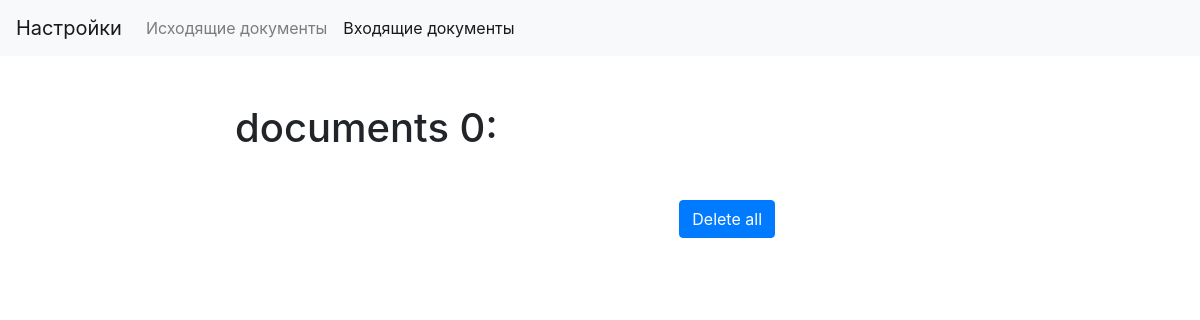
The app's page /docs/inbox/, older data.
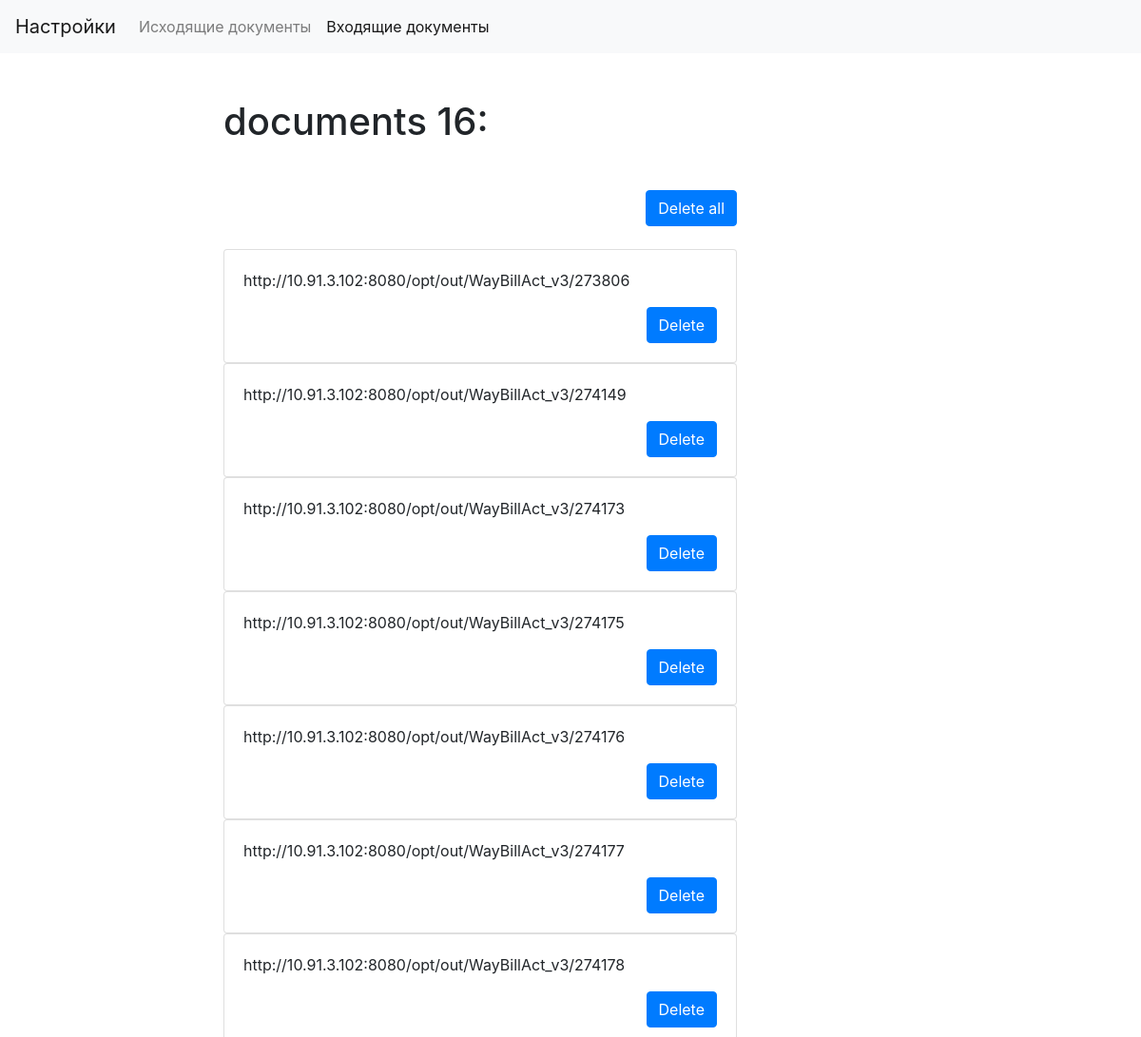
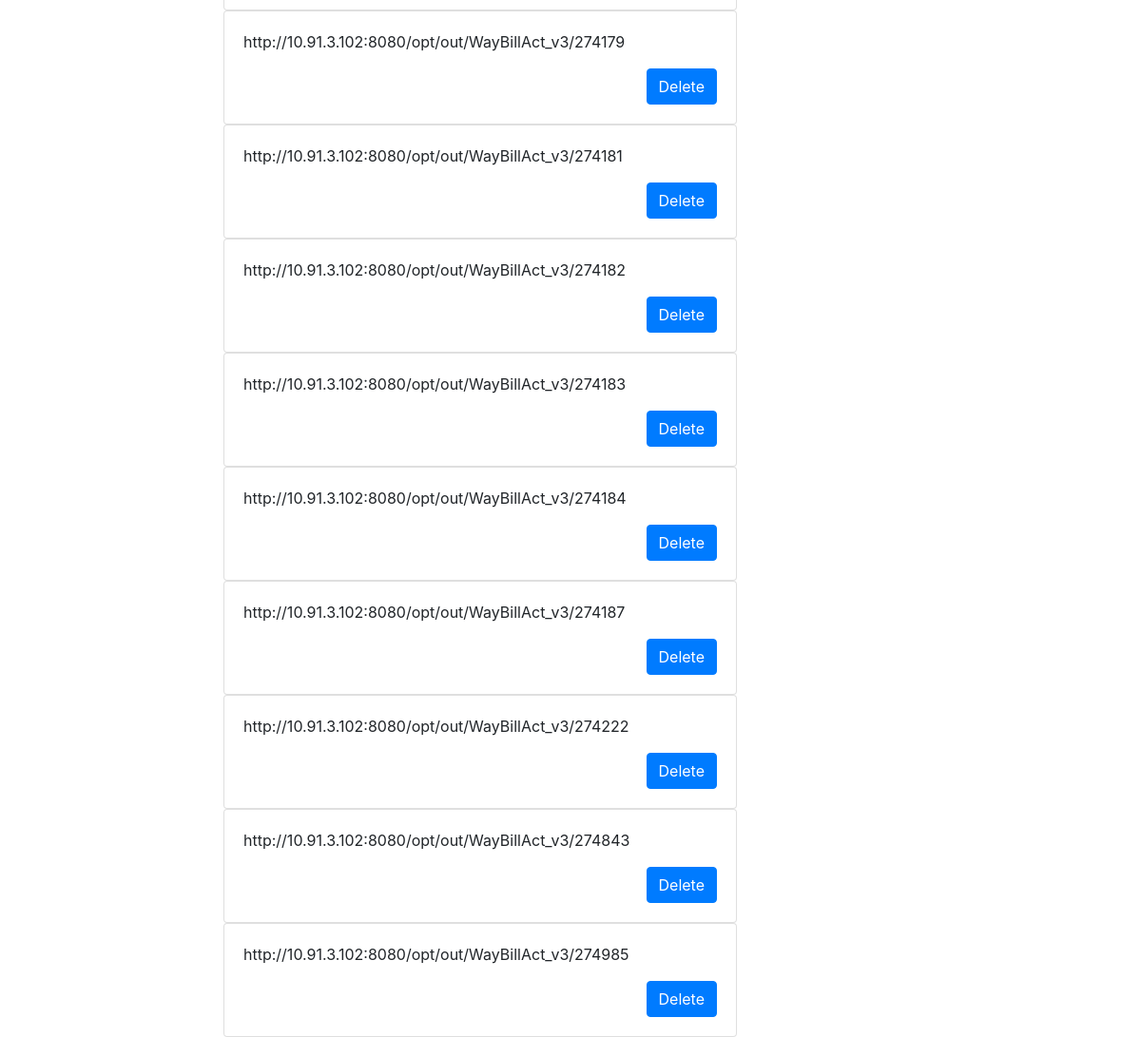
The same page, newer data (2 pictures, top to bottom).
### deleter/models.py (models this page shows)
class DocumentInboxing(models.Model):
    title = models.CharField(max_length=255)
    url = models.CharField(max_length=500)
    class Meta:
        verbose_name = 'Входящий документ'
        verbose_name_plural = 'Входящие документы'

### deleter/views.py (the view)
# urls.py: path('inbox/', InboxingDocsView.as_view(), name='inbox'),
class InboxingDocsView(ListView):
    template_name = 'docs_list.html'
    model = DocumentInboxing
    def dispatch(self, request, *args, **kwargs):
        self.sort_field = request.GET.get('sort_field')
        return super(InboxingDocsView, self).dispatch(request, *args, **kwargs)
    def get_queryset(self):
        queryset = DocumentInboxing.objects.all()
        return queryset

### deleter/templates/docs_list.html (shortened to what this page needs)
{% extends 'base.html' %}
{% block content %}
	<h1 class="mb-5">documents {{object_list.count}}:</h1>
	<div class="text-right">
		<a href="{{request.path}}removeall" class="btn btn-primary">Delete all</a> <br><br>
	</div>
		{% for doc in object_list %}
			{% include 'doc_card.html' %}
		{% endfor %}
{% endblock %}

### templates/base.html (shortened to what this page needs)
<!doctype html>
<html lang="en">
  <head>
    <link rel="stylesheet" href="https://stackpath.bootstrapcdn.com/bootstrap/4.3.1/css/bootstrap.min.css">
  </head>
  <body>
        <nav class="navbar navbar-expand-lg navbar-light bg-light">
                <a class="navbar-brand" href="{% url 'setting' %}">Настройки</a>
                <div class="collapse navbar-collapse" id="navbarNav">
                  <ul class="navbar-nav">
                    <li class="nav-item {% if request.path ==  '/docs/outbox/' %} active {%endif%}">
                      <a class="nav-link" href="{% url 'outbox' %}">Исходящие документы<span class="sr-only">(current)</span></a>
                    </li>
                    <li class="nav-item {% if request.path == '/docs/inbox/' %} active {%endif%}">
                      <a class="nav-link" href="{% url 'inbox' %}">Входящие документы<span class="sr-only">(current)</span></a>
                    </li>
                  </ul>
                </div>
              </nav>
              <div class="container mt-5">
                    <div class="row">
                        <div class="col-6 offset-md-2">
                            {% block content %}{% endblock %}
                        </div>
                    </div>
                </div>
  </body>
</html>

### deleter/templates/doc_card.html
<div class="card" >
  <div class="card-body text-right">
    <p class="card-text text-left">{{ doc.title }}</p>
    <a href="{{request.path}}remove/{{ doc.pk }}" class="btn btn-primary text-right">Delete</a>
  </div>
</div>

Row changes from the older to the newer data that the page shows:
added DocumentInboxing: title "http://10.91.3.102:8080/opt/out/WayBillAct_v3/273806"
added DocumentInboxing: title "http://10.91.3.102:8080/opt/out/WayBillAct_v3/274149"
added DocumentInboxing: title "http://10.91.3.102:8080/opt/out/WayBillAct_v3/274173"
added DocumentInboxing: title "http://10.91.3.102:8080/opt/out/WayBillAct_v3/274175"
added DocumentInboxing: title "http://10.91.3.102:8080/opt/out/WayBillAct_v3/274176"
added DocumentInboxing: title "http://10.91.3.102:8080/opt/out/WayBillAct_v3/274177"
added DocumentInboxing: title "http://10.91.3.102:8080/opt/out/WayBillAct_v3/274178"
added DocumentInboxing: title "http://10.91.3.102:8080/opt/out/WayBillAct_v3/274179"
added DocumentInboxing: title "http://10.91.3.102:8080/opt/out/WayBillAct_v3/274181"
added DocumentInboxing: title "http://10.91.3.102:8080/opt/out/WayBillAct_v3/274182"
added DocumentInboxing: title "http://10.91.3.102:8080/opt/out/WayBillAct_v3/274183"
added DocumentInboxing: title "http://10.91.3.102:8080/opt/out/WayBillAct_v3/274184"
added DocumentInboxing: title "http://10.91.3.102:8080/opt/out/WayBillAct_v3/274187"
added DocumentInboxing: title "http://10.91.3.102:8080/opt/out/WayBillAct_v3/274222"
added DocumentInboxing: title "http://10.91.3.102:8080/opt/out/WayBillAct_v3/274843"
added DocumentInboxing: title "http://10.91.3.102:8080/opt/out/WayBillAct_v3/274985"
Text that changed along with them:
{{ object_list.count }}: "0" → "16"
